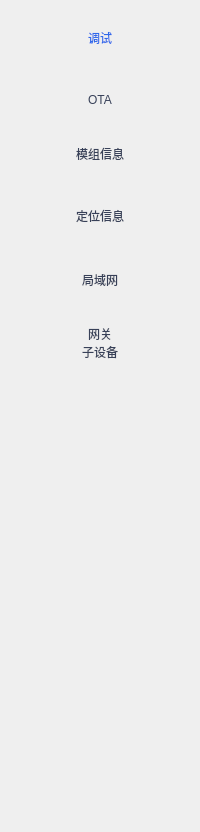
       <widget class="QWidget" name="widget_APP" native="true">
        <property name="minimumSize">
         <size>
          <width>85</width>
          <height>0</height>
         </size>
        </property>
        <property name="maximumSize">
         <size>
          <width>16777215</width>
          <height>16777215</height>
         </size>
        </property>
        <layout class="QVBoxLayout" name="verticalLayout_2">
         <property name="spacing">
          <number>0</number>
         </property>
         <property name="leftMargin">
          <number>0</number>
         </property>
         <property name="topMargin">
          <number>0</number>
         </property>
         <property name="rightMargin">
          <number>0</number>
         </property>
         <property name="bottomMargin">
          <number>0</number>
         </property>
         <item>
          <widget class="QPushButton" name="pushButton_appDebug">
           <property name="minimumSize">
            <size>
             <width>0</width>
             <height>60</height>
            </size>
           </property>
           <property name="maximumSize">
            <size>
             <width>16777215</width>
             <height>60</height>
            </size>
           </property>
           <property name="styleSheet">
            <string notr="true">QPushButton::menu-indicator{image:none}
QPushButton:hover{
background-color: rgba(47, 105, 235, 0.08);
border:none;color:rgb(0, 0, 0);
}
QPushButton {
	color: rgb(56, 65, 89);
    text-align: bottom;
    background-position: top;
    background-image: url(:/png/debug0.png);
    background-repeat: no-repeat;
    background-origin:content;
	border-radius:5px;
	padding-top:13px;
	padding-bottom:13px;
}
QPushButton:pressed{
	background-color: rgba(47, 105, 235, 0.08);
	border:none;color:rgb(0, 0, 0);
}
QPushButton:checked
{
	color: rgb(47, 105, 235);
    background-image: url(:/png/debug1.png);
}</string>
           </property>
           <property name="text">
            <string>调试</string>
           </property>
           <property name="checkable">
            <bool>true</bool>
           </property>
           <property name="checked">
            <bool>true</bool>
           </property>
           <property name="autoExclusive">
            <bool>true</bool>
           </property>
          </widget>
         </item>
         <item>
          <widget class="QPushButton" name="pushButton_appOTA">
           <property name="minimumSize">
            <size>
             <width>0</width>
             <height>60</height>
            </size>
           </property>
           <property name="maximumSize">
            <size>
             <width>16777215</width>
             <height>60</height>
            </size>
           </property>
           <property name="styleSheet">
            <string notr="true">QPushButton::menu-indicator{image:none}
QPushButton:hover{
background-color: rgba(47, 105, 235, 0.08);
border:none;color:rgb(0, 0, 0);
}
QPushButton {
	color: rgb(56, 65, 89);
    text-align: bottom;
    background-position: top;
    background-image: url(:/png/ota0.png);
    background-repeat: no-repeat;
    background-origin:content;
	border-radius:5px;
	padding-top:13px;
	padding-bottom:13px;
}
QPushButton:pressed{
	background-color: rgba(47, 105, 235, 0.08);
	border:none;color:rgb(0, 0, 0);
}
QPushButton:checked
{
	color: rgb(47, 105, 235);
    background-image: url(:/png/ota1.png);
}</string>
           </property>
           <property name="text">
            <string>OTA</string>
           </property>
           <property name="checkable">
            <bool>true</bool>
           </property>
           <property name="checked">
            <bool>false</bool>
           </property>
           <property name="autoRepeat">
            <bool>false</bool>
           </property>
           <property name="autoExclusive">
            <bool>true</bool>
           </property>
          </widget>
         </item>
         <item>
          <widget class="QPushButton" name="pushButton_appInfo">
           <property name="minimumSize">
            <size>
             <width>0</width>
             <height>60</height>
            </size>
           </property>
           <property name="maximumSize">
            <size>
             <width>16777215</width>
             <height>60</height>
            </size>
           </property>
           <property name="styleSheet">
            <string notr="true">QPushButton::menu-indicator{image:none}
QPushButton:hover{
background-color: rgba(47, 105, 235, 0.08);
border:none;color:rgb(0, 0, 0);
}
QPushButton {
	color: rgb(56, 65, 89);
    text-align: bottom;
    background-position: top;
    background-image: url(:/png/info0.png);
    background-repeat: no-repeat;
    background-origin:content;
	border-radius:5px;
	padding-top:13px;
	padding-bottom:3px;
}
QPushButton:pressed{
	background-color: rgba(47, 105, 235, 0.08);
	border:none;color:rgb(0, 0, 0);
}
QPushButton:checked
{
	color: rgb(47, 105, 235);
    background-image: url(:/png/info1.png);
}</string>
           </property>
           <property name="text">
            <string>模组信息
</string>
           </property>
           <property name="checkable">
            <bool>true</bool>
           </property>
           <property name="checked">
            <bool>false</bool>
           </property>
           <property name="autoExclusive">
            <bool>true</bool>
           </property>
          </widget>
         </item>
         <item>
          <widget class="QPushButton" name="pushButton_appLocation">
           <property name="minimumSize">
            <size>
             <width>0</width>
             <height>62</height>
            </size>
           </property>
           <property name="maximumSize">
            <size>
             <width>16777215</width>
             <height>62</height>
            </size>
           </property>
           <property name="styleSheet">
            <string notr="true">QPushButton::menu-indicator{image:none}
QPushButton:hover{
background-color: rgba(47, 105, 235, 0.08);
border:none;color:rgb(0, 0, 0);
}
QPushButton {
	color: rgb(56, 65, 89);
    text-align: bottom;
    background-position: top;
    background-image: url(:/png/location0.png);
    background-repeat: no-repeat;
    background-origin:content;
	border-radius:5px;
	padding-top:13px;
	padding-bottom:3px;
}
QPushButton:pressed{
	background-color: rgba(47, 105, 235, 0.08);
	border:none;color:rgb(0, 0, 0);
}
QPushButton:checked
{
	color: rgb(47, 105, 235);
    background-image: url(:/png/location1.png);
}</string>
           </property>
           <property name="text">
            <string>定位信息
</string>
           </property>
           <property name="checkable">
            <bool>true</bool>
           </property>
           <property name="checked">
            <bool>false</bool>
           </property>
           <property name="autoRepeat">
            <bool>false</bool>
           </property>
           <property name="autoExclusive">
            <bool>true</bool>
           </property>
          </widget>
         </item>
         <item>
          <widget class="QPushButton" name="pushButton_appLan">
           <property name="minimumSize">
            <size>
             <width>0</width>
             <height>60</height>
            </size>
           </property>
           <property name="maximumSize">
            <size>
             <width>16777215</width>
             <height>60</height>
            </size>
           </property>
           <property name="styleSheet">
            <string notr="true">QPushButton::menu-indicator{image:none}
QPushButton:hover{
background-color: rgba(47, 105, 235, 0.08);
border:none;color:rgb(0, 0, 0);
}
QPushButton {
	color: rgb(56, 65, 89);
    text-align: bottom;
    background-position: top;
    background-image: url(:/png/lan0.png);
    background-repeat: no-repeat;
    background-origin:content;
	border-radius:5px;
	padding-top:13px;
	padding-bottom:13px;
}
QPushButton:pressed{
	background-color: rgba(47, 105, 235, 0.08);
	border:none;color:rgb(0, 0, 0);
}
QPushButton:checked
{
	color: rgb(47, 105, 235);
    background-image: url(:/png/lan1.png);
}</string>
           </property>
           <property name="text">
            <string>局域网</string>
           </property>
           <property name="checkable">
            <bool>true</bool>
           </property>
           <property name="checked">
            <bool>false</bool>
           </property>
           <property name="autoExclusive">
            <bool>true</bool>
           </property>
          </widget>
         </item>
         <item>
          <widget class="QPushButton" name="pushButton_appSub">
           <property name="minimumSize">
            <size>
             <width>0</width>
             <height>62</height>
            </size>
           </property>
           <property name="maximumSize">
            <size>
             <width>16777215</width>
             <height>62</height>
            </size>
           </property>
           <property name="styleSheet">
            <string notr="true">QPushButton::menu-indicator{image:none}
QPushButton:hover{
background-color: rgba(47, 105, 235, 0.08);
border:none;color:rgb(0, 0, 0);
}
QPushButton {
	color: rgb(56, 65, 89);
    text-align: bottom;
    background-position: top;
    background-image: url(:/png/sub0.png);
    background-repeat: no-repeat;
    background-origin:content;
	border-radius:5px;
	padding-top:13px;
	padding-bottom:3px;
}
QPushButton:pressed{
	background-color: rgba(47, 105, 235, 0.08);
	border:none;color:rgb(0, 0, 0);
}
QPushButton:checked
{
	color: rgb(47, 105, 235);
    background-image: url(:/png/sub1.png);
}</string>
           </property>
           <property name="text">
            <string>网关
子设备</string>
           </property>
           <property name="checkable">
            <bool>true</bool>
           </property>
           <property name="checked">
            <bool>false</bool>
           </property>
           <property name="autoRepeat">
            <bool>false</bool>
           </property>
           <property name="autoExclusive">
            <bool>true</bool>
           </property>
          </widget>
         </item>
         <item>
          <spacer name="verticalSpacer">
           <property name="orientation">
            <enum>Qt::Vertical</enum>
           </property>
           <property name="sizeHint" stdset="0">
            <size>
             <width>20</width>
             <height>468</height>
            </size>
           </property>
          </spacer>
         </item>
        </layout>
       </widget>
